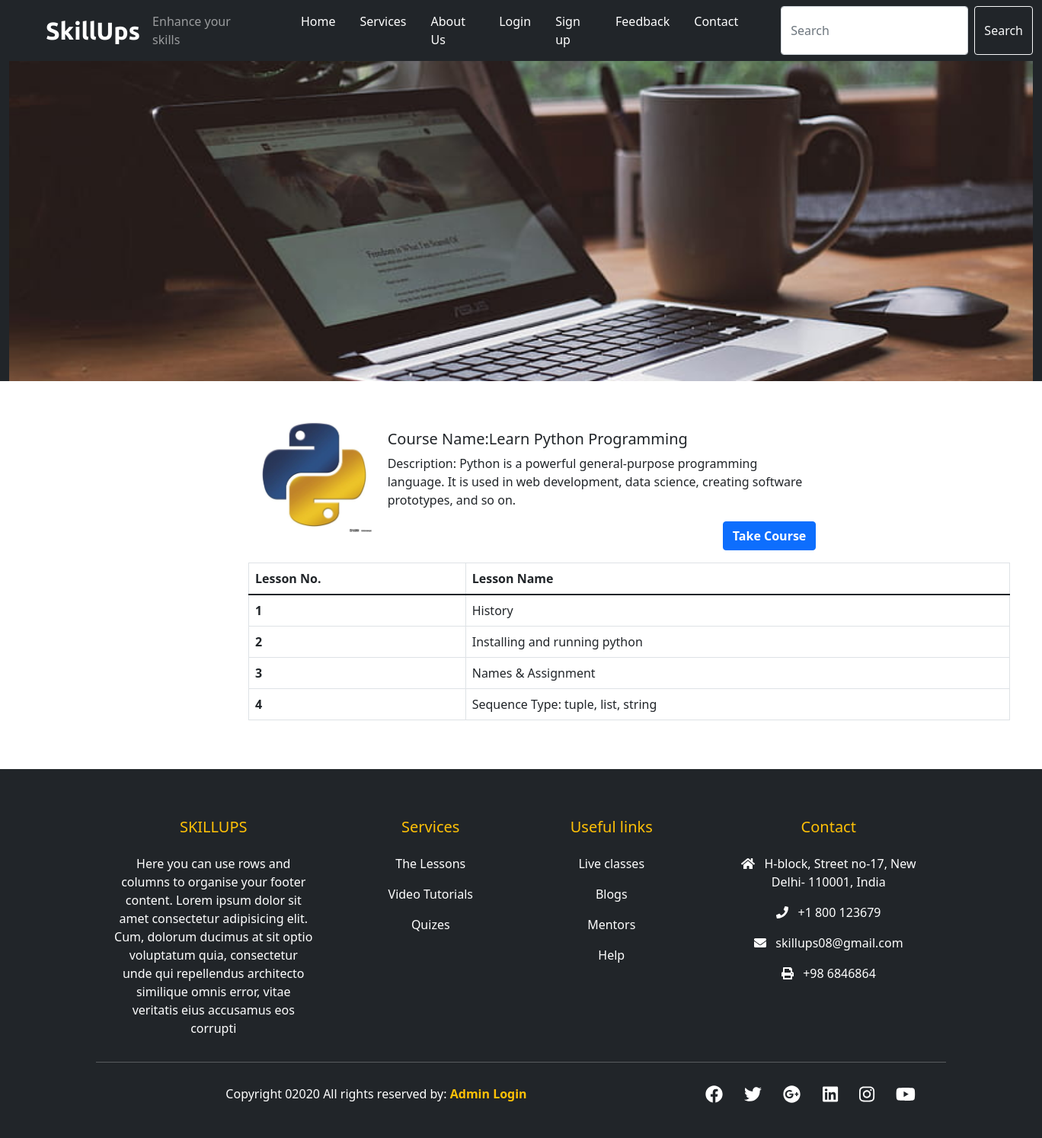
The app's page /E-Learning_Project-/courseDetails.php?course_id=1 with its own data.
### tables this page shows
CREATE TABLE `course_details` (
  `course_id` int(11) NOT NULL,
  `course_name` text NOT NULL,
  `course_desc` text NOT NULL,
  `course_img` text NOT NULL
);

CREATE TABLE `lesson_details` (
  `lesson_id` int(11) NOT NULL,
  `lesson_name` text NOT NULL,
  `lesson_data` text NOT NULL,
  `course_id` int(11) NOT NULL,
  `course_name` text NOT NULL
);

### E-Learning_Project-/courseDetails.php (the view, shortened to what this page needs)
<?php
include('./mainInclude/header.php');
include('./dbConnection.php');
?>
<div class=" container-fluid bg-dark">
<div class="row">
  <img src="./image/servicesb.jpg" alt="courses" style="height: 500px; width:100%; object-fit:cover;
  box: shadow 10px;"/>
  </div>
</div>
<div class="container mt-5">
  <?php
  if(isset($_GET['course_id'])){
    $course_id=$_GET['course_id'];
    $sql="SELECT * FROM course_details WHERE course_id='$course_id'";
    $result=$conn->query($sql);
    $row=$result->fetch_assoc();
  }
  ?>
<div class="row " style="margin-left:200px;">
    <div class="col-md-2">
    <img src="<?php echo str_replace('..','.',$row['course_img'])?>" class="card-img-top " alt="..." style="height: 150px; width:150px ;">
</div>
<div class="col-md-8">
  <div class="card-body">
    <h5 class="card-title">Course Name:<?php echo $row['course_name']?></h5>
    <p class="card-text">Description: <?php echo $row['course_desc']?></p>
    <form action="checkoutCourses.php" method="POST">
      <button type="submit" class="btn btn-primary text-white fw-bold float-end" name="takeCourse">Take Course</button>
</form>
</div>
</div>
</div>
<div class="container mt-3 " style=" margin-left:200px">
  <div class="row">
  <table class="table table-bordered table-hover" style="width: 1000px;">
      <thead>
        <tr>
          <th scope="col">Lesson No.</th>
          <th scope="col">Lesson Name</th>
</tr>
</thead>
  <tbody>
    <?php
    $sql ="SELECT * FROM lesson_details WHERE course_id='$course_id'";
    $result=$conn->query($sql);
    if($result->num_rows > 0){
      $num=0;
      while($row=$result->fetch_assoc()){
        $num++;
      echo ' <tr>
      <th scope="row">'.$num.'</th>
      <td>'.$row['lesson_name'].'</td>
</tr>';
      }
    }
    ?>
</tbody>
</table>
</div>
</div>
</div>
<?php
include('./mainInclude/footer.php');
?>

### E-Learning_Project-/css/style.css (style rules this page uses)
.text-white { color : #fff !important; }

### records on screen
course_details: course_img (picture), course_name "Learn Python Programming", course_desc "Python is a powerful general-purpose programming language. It is used in web development, data science, creating software prototypes, and so on."
lesson_details: lesson_name "History"
lesson_details: lesson_name "Installing and running python"
lesson_details: lesson_name "Names & Assignment"
lesson_details: lesson_name "Sequence Type: tuple, list, string"
